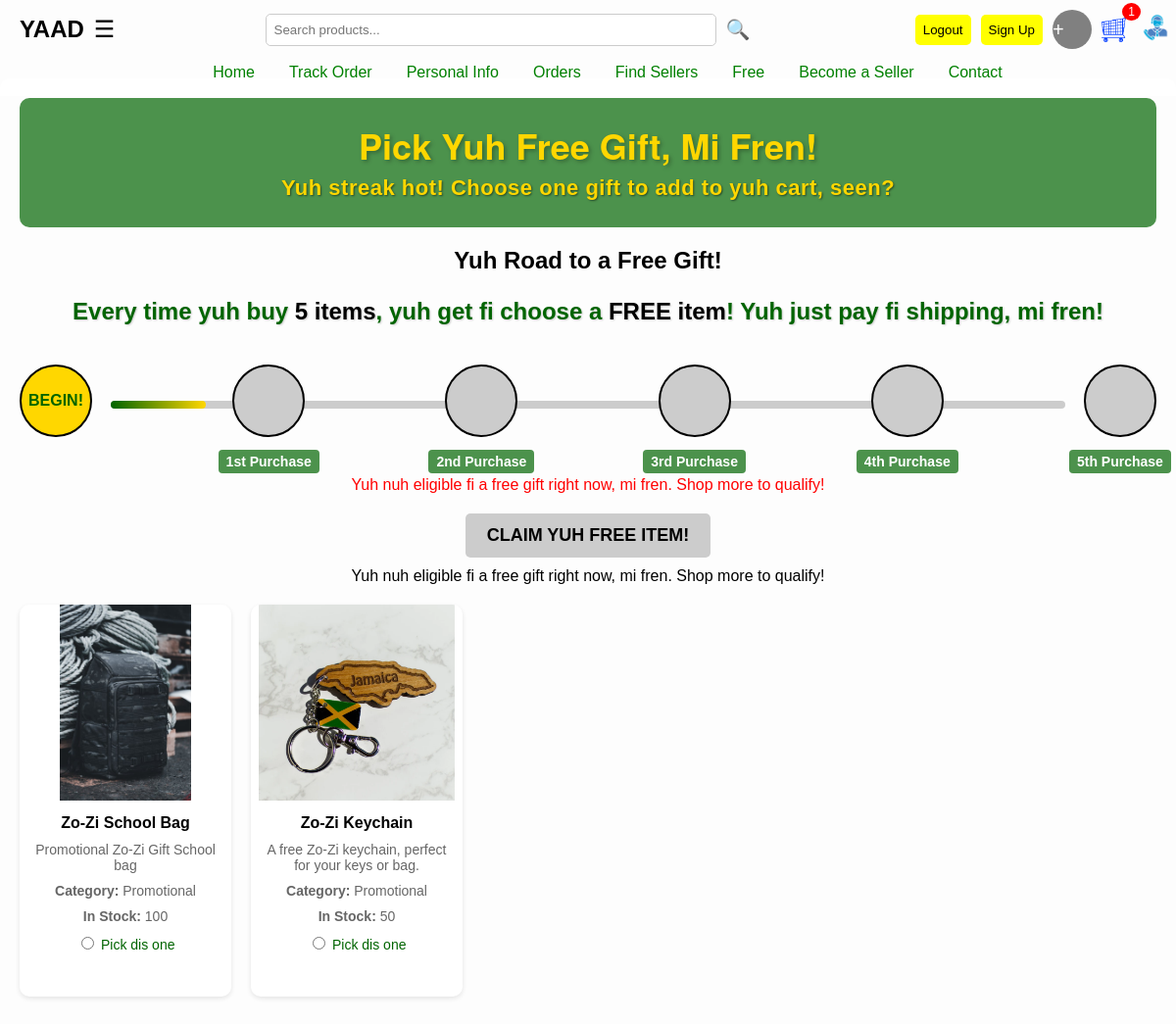
The page /free (signed in) on the database its author committed.
### tables this page shows
CREATE TABLE products (
    product_key TEXT PRIMARY KEY,
    name TEXT,
    price REAL,
    description TEXT,
    image_url TEXT,
    image_urls TEXT,
    shipping TEXT,
    brand TEXT,
    category TEXT,
    original_cost REAL,
    roi REAL,
    sizes TEXT,
    seller_email TEXT,
    sold INTEGER DEFAULT 0,
    clicks INTEGER DEFAULT 0,
    likes INTEGER DEFAULT 0,
    posted_date TEXT,
    amount INTEGER,
    FOREIGN KEY (seller_email) REFERENCES users(email)
);

### app.py (the view)
@app.route('/free')
def free():
    if 'user' not in session:
        return redirect(url_for('login'))
    cart_data = get_cart_items()
    error = None
    with get_db() as conn:
        cursor = conn.cursor()
        cursor.execute('SELECT discount_applied, discount_used FROM users WHERE email = ?', (session['user']['email'],))
        user = cursor.fetchone()
        cursor.execute('SELECT * FROM products WHERE price = 0')
        gifts = [
            dict(row,
                 image_urls=json.loads(row['image_urls']),
                 sizes=json.loads(row['sizes'])
                 )
            for row in cursor.fetchall()
        ]
        if user['discount_used'] or not user['discount_applied']:
            error = "Yuh nuh eligible fi a free gift right now, mi fren. Shop more to qualify!"
        elif not gifts:
            error = "No free gifts deh yah right now, mi fren. Check back later, yuh hear!"
    return render_template(
        'free.html',
        gifts=gifts,
        error=error,
        cart_items=cart_data['items'],
        cart_total=cart_data['total'],
        discount=cart_data['discount'],
        user=session['user'],
        cart_item_count=cart_data['cart_item_count']
    )

### app.py (called while the page is built)
@app.context_processor
def inject_csrf_token():
    return dict(csrf_token=generate_csrf)

@app.context_processor
def inject_csrf_token():
    return dict(csrf_token=generate_csrf)

def get_db():
    conn = sqlite3.connect('zo-zi.db')
    conn.row_factory = sqlite3.Row
    return conn

@app.context_processor
def inject_messaging_links():
    messaging_links = {}
    if 'user' in session:
        if session['user'].get('is_seller'):
            messaging_links['seller_messages'] = url_for('seller_messages')
        else:
            messaging_links['buyer_messages'] = url_for('buyer_messages')
    return messaging_links

### templates/free.html (shortened to what this page needs)
<!DOCTYPE html>
<html lang="en">
<head>
</head>
<body>
    <div class="navbar">
        <div class="navbar-top">
            <div class="brand-container">
                <div class="brand"><a href="{{ url_for('index') }}">YAAD</a></div>
                <div class="menu-container">
                    <div class="menu-icon">☰</div>
                </div>
            </div>
            <div class="search-container">
                <input type="text" id="search" placeholder="Search products...">
                <span class="search-icon">🔍</span>
            </div>
            <div class="auth-container">
                {% if user %}
                    <button class="auth-buttons" onclick="window.location.href='{{ url_for('logout') }}'">Logout</button>
                {% else %}
                    <button class="auth-buttons" onclick="window.location.href='{{ url_for('login') }}'">Login</button>
                {% endif %}
                <button class="auth-buttons" onclick="window.location.href='{{ url_for('signup') }}'">Sign Up</button>
                <div class="profile" onclick="window.location.href='{{ url_for('profile' if user else 'login') }}'" title="{% if user and user.profile_picture %}Change Profile Picture{% elif user %}Add Profile Picture{% else %}Login to add profile{% endif %}">
                    {% if user and user.profile_picture %}
                        <img src="{{ url_for('static', filename=user.profile_picture) }}" alt="Profile">
                    {% else %}
                        <span style="font-size: 20px; color: white; line-height: 40px; background: gray; display: block; border-radius: 50%;">+</span>
                    {% endif %}
                </div>
                <div class="cart-icon">
                    <img src="{{ url_for('static', filename='cart icon 3.png') }}" alt="Cart">
                    <span class="cart-total">{{ cart_item_count }}</span>
                </div>
                <div class="contact-icon" onclick="window.location.href='{{ url_for('contact') }}'">
                    <img src="{{ url_for('static', filename='customer service.png') }}" alt="Customer Service">
                </div>
            </div>
        </div>
        <div class="nav-links">
            <a href="{{ url_for('index') }}">Home</a>
            <a href="{{ url_for('tracking') }}">Track Order</a>
            {% if user %}
                <a href="{{ url_for('personal_info') }}">Personal Info</a>
                <a href="{{ url_for('orders') }}">Orders</a>
            {% endif %}
            <a href="{{ url_for('find_sellers') }}">Find Sellers</a>
            <a href="{{ url_for('free') }}">Free</a>
            <a href="{{ url_for('seller_dashboard') }}">Become a Seller</a>
            <a href="{{ url_for('contact') }}">Contact</a>
        </div>
    </div>
    <div class="content-wrapper">
        <div class="marketplace-header">
            <h1>Pick Yuh Free Gift, Mi Fren!</h1>
            <p class="marketplace-subheader">Yuh streak hot! Choose one gift to add to yuh cart, seen?</p>
        </div>
        <div class="purchase-tracker">
            <h2>Yuh Road to a Free Gift!</h2>
            <p class="tracker-message">Every time yuh buy <span>5 items</span>, yuh get fi choose a <span>FREE item</span>! Yuh just pay fi shipping, mi fren!</p>
            <div class="tracker-container">
                <div class="progress-bar">
                    <div class="progress-fill" style="width: {{ (purchase_count | default(0.5)) * 20 }}%;"></div>
                </div>
                <div class="milestone begin">BEGIN!</div>
                <div class="milestone {{ 'completed' if (purchase_count | default(0.5)) >= 1 }}" data-milestone="1">
                    <span class="milestone-label">1st Purchase</span>
                </div>
                <div class="milestone {{ 'completed' if (purchase_count | default(0.5)) >= 2 }}" data-milestone="2">
                    <span class="milestone-label">2nd Purchase</span>
                </div>
                <div class="milestone {{ 'completed' if (purchase_count | default(0.5)) >= 3 }}" data-milestone="3">
                    <span class="milestone-label">3rd Purchase</span>
                </div>
                <div class="milestone {{ 'completed' if (purchase_count | default(0.5)) >= 4 }}" data-milestone="4">
                    <span class="milestone-label">4th Purchase</span>
                </div>
                <div class="milestone {{ 'completed' if (purchase_count | default(0.5)) >= 5 }}" data-milestone="5">
                    <span class="milestone-label">5th Purchase</span>
                </div>
            </div>
        </div>
        {% if error %}
            <p class="error">{{ error }}</p>
        {% endif %}
        <form method="POST" action="{{ url_for('select_gift') }}">
            <button type="submit" class="select-button" {{ 'disabled' if (purchase_count | default(0.5)) < 5 }}>CLAIM YUH FREE ITEM!</button>
            {% if (purchase_count | default(0.5)) < 5 %}
                <p class="ineligible-message">Yuh nuh eligible fi a free gift right now, mi fren. Shop more to qualify!</p>
            {% endif %}
            <div class="gifts-container">
                {% if gifts %}
                    {% for gift in gifts %}
                        <div class="gift-card">
                            <img src="{{ url_for('static', filename=gift.image_url) }}" alt="{{ gift.name }}" onerror="this.src='{{ url_for('static', filename='placeholder.jpg') }}'">
                            <h3>{{ gift.name }}</h3>
                            <p>{{ gift.description }}</p>
                            <p><strong>Category:</strong> {{ gift.category }}</p>
                            <p><strong>In Stock:</strong> {{ gift.amount }}</p>
                            <div class="form-check">
                                <input class="form-check-input" type="radio" name="gift_key" id="gift_{{ gift.product_key }}" value="{{ gift.product_key }}" required>
                                <label class="form-check-label" for="gift_{{ gift.product_key }}">Pick dis one</label>
                            </div>
                        </div>
                    {% endfor %}
                {% else %}
                    {% if not error %}
                        <p class="error">Complete di 5 purchase and choose any of the free product available</p>
                    {% endif %}
                {% endif %}
            </div>
        </form>
    </div>
</body>
</html>

### rows shown on the page
products: image_url (picture), name "Zo-Zi School Bag", description "Promotional Zo-Zi Gift School bag", category "Promotional", amount "100"
products: image_url (picture), name "Zo-Zi Keychain", description "A free Zo-Zi keychain, perfect for your keys or bag.", category "Promotional", amount "50"

### other values the page prints
{{ cart_item_count }} "1"
{{ error }} "Yuh nuh eligible fi a free gift right now, mi fren. Shop more to qualify!"
